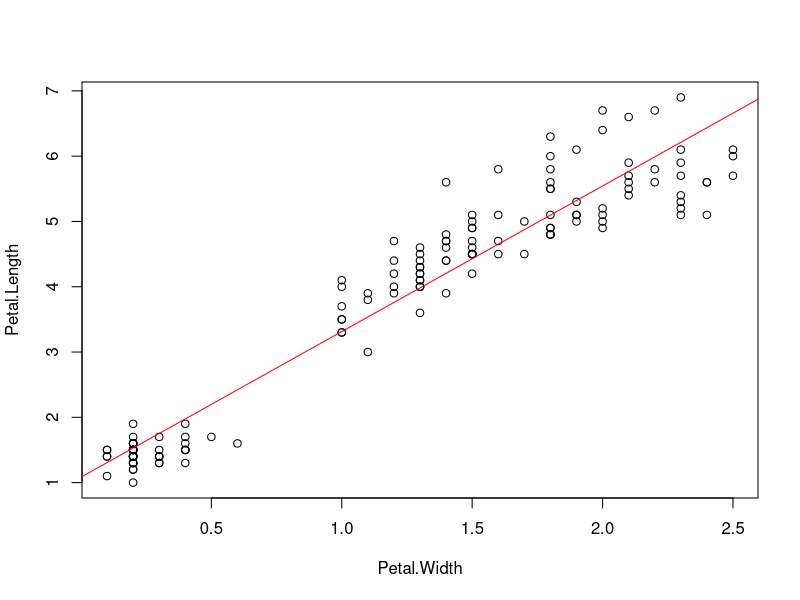

This figure's R source:
## ---- chunk 1
data(iris)
## ---- chunk 2
 lmXY <- lm(Petal.Length~Petal.Width,iris)
lmXY
 plot(Petal.Length~Petal.Width,iris)
 abline(lmXY,col="red")

## ---- chunk 3
summary(lmXY)
summary(lmXY)$r.squared
## ---- chunk 4
new_width<-c(0.6,0.7,1.8)
# option 1: use the $coefficients
lmXY$coefficients
predictedLength <- unname(lmXY$coefficients[1] + lmXY$coefficients[2]*new_width)
predictedLength
# option 2: use the predict() function
dfnew_width<-data.frame(Petal.Width=c(0.6,0.7,1.8))
predict(lmXY,dfnew_width)
